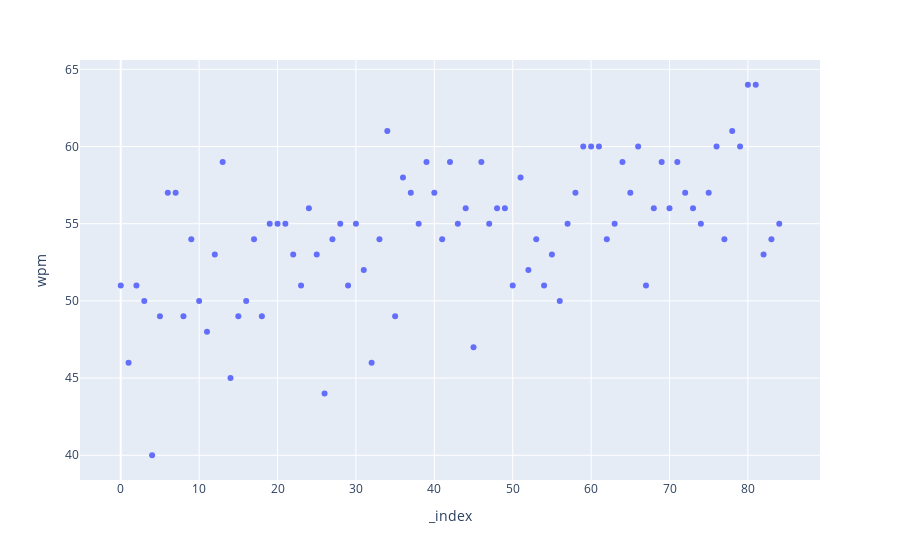

Source (notebook cell):
### Code cell
df_high_score['wpm'].plot.line()
import plotly.express as px

px.scatter(df_high_score, y='wpm')

### Figure 1 — Plotly figure (JSON) as saved in the notebook; plotly's stock layout.template omitted (floating-point values rounded to 4 significant figures)
{"data": [{"hovertemplate": "_index=%{x}<br>wpm=%{y}<extra></extra>", "legendgroup": "", "marker": {"color": "#636efa", "symbol": "circle"}, "mode": "markers", "name": "", "orientation": "v", "showlegend": false, "type": "scatter", "x": [0, 1, 2, 3, 4, 5, 6, 7, 8, 9, 10, 11, 12, 13, 14, 15, 16, 17, 18, 19, 20, 21, 22, 23, 24, 25, 26, 27, 28, 29, 30, 31, 32, 33, 34, 35, 36, 37, 38, 39, 40, 41, 42, 43, 44, 45, 46, 47, 48, 49, 50, 51, 52, 53, 54, 55, 56, 57, 58, 59, 60, 61, 62, 63, 64, 65, 66, 67, 68, 69, 70, 71, 72, 73, 74, 75, 76, 77, 78, 79, 80, 81, 82, 83, 84], "xaxis": "x", "y": [51, 46, 51, 50, 40, 49, 57, 57, 49, 54, 50, 48, 53, 59, 45, 49, 50, 54, 49, 55, 55, 55, 53, 51, 56, 53, 44, 54, 55, 51, 55, 52, 46, 54, 61, 49, 58, 57, 55, 59, 57, 54, 59, 55, 56, 47, 59, 55, 56, 56, 51, 58, 52, 54, 51, 53, 50, 55, 57, 60, 60, 60, 54, 55, 59, 57, 60, 51, 56, 59, 56, 59, 57, 56, 55, 57, 60, 54, 61, 60, 64, 64, 53, 54, 55], "yaxis": "y"}], "layout": {"legend": {"tracegroupgap": 0}, "margin": {"t": 60}, "xaxis": {"anchor": "y", "domain": [0, 1], "title": {"text": "_index"}}, "yaxis": {"anchor": "x", "domain": [0, 1], "title": {"text": "wpm"}}}}
